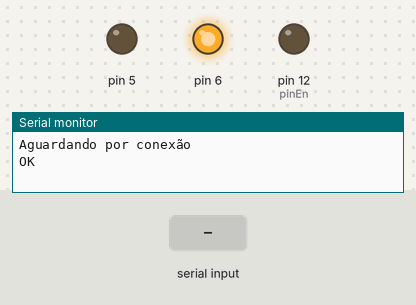
The sketch below on a simulated Arduino Uno, built with avr-gcc and run on an emulated ATmega328P. Shown: output pins drawn as LEDs (lit = HIGH), the last lines printed to the serial monitor. Inputs (shaded band) come from the test bench. The modem accepts every AT command (registered, SIM ready, sends succeed) and sends nothing else; pins used as bus, display or sensor lines are not drawn.

Above: at 6.4 s.
6.5 s: "comd:\n" received over the second serial link
At 8.0 s:
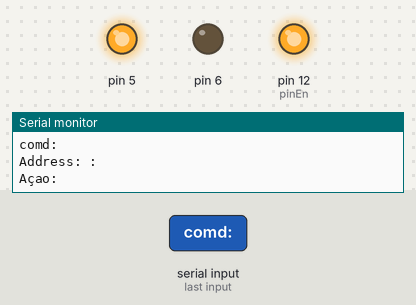
At 11.4 s:
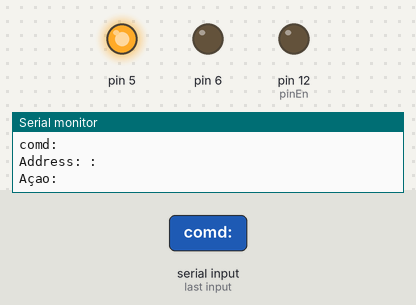
Timing chart, 0 to 12.9 s (numbered marks = the images above; inputs shaded):
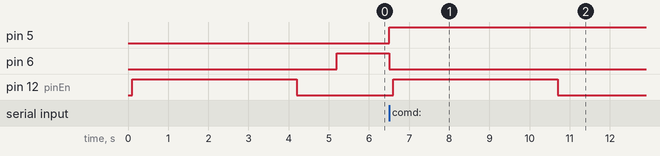

The sketch:

Bluetooth-Multiple-Slave.ino
```cpp
/**
 * Código desenvolvido para realizar o comando de dispositivos Bluetooth através de um dispositivo Bluetooth central
 * autor Jó Sales
 */

#include<SoftwareSerial.h>//Inclui a biblioteca SoftwareSerial.

boolean flag = HIGH;
int pinEn = 12;
int btPower = 9;
String str = "";
SoftwareSerial mySerial(10, 11);//Cria uma comunicação serial nos pinos 10 e 11.
String address = "";
String acao = "";

void setup(){
  Serial.begin(115200);//Inicia a comunicação Serial.
  pinMode(pinEn, OUTPUT);
  pinMode(btPower, OUTPUT);
  pinMode(5,OUTPUT);
  pinMode(6,OUTPUT);
  putInSlaveMode();//Chama a função putInSlaveMode
  Serial.println("Aguardando por conexão");
 }

void loop(){//Rotina que irá ficar repetindo
  str = "";
  //A variável flag iniciará como HIGH
  if(flag == HIGH){
    digitalWrite(5,LOW);
    digitalWrite(6,HIGH);
    if(mySerial.available()){//Verifica se há dados vindo pela serial criada
      while(mySerial.available()){//Enquanto estiver dados vindo pela serial criada
        str += (char)mySerial.read();//Recebe os dados e concatena na string str
      }
      Serial.println(str);
    }
    if(Serial.available()){
      delay(10);
      mySerial.write(Serial.read());
    }
    if(str.startsWith("comd:")){//Verifica se o dado recebido inicia com "comd:"
      //Divide a string em duas substring
      address = str.substring(5,str.length()-2);
      acao = str.substring(str.length()-1);
      Serial.print("Address: ");Serial.println(address);
      Serial.print("Açao: ");Serial.println(acao);
      flag = !flag;//Inverte o valor de flag
    }
  }
  //Agora flag esteja com valor LOW
  else{
    digitalWrite(5,HIGH);
    digitalWrite(6,LOW);
    //Chama função comandaDevide passando duas strings
    comandaDevice(address,acao);
    delay(500);
  }
}

void comandaDevice(String address,String acao){
  //Função responsável por se conectar ao dispositivo em específico e comandá-lo
  putInMasterMode();//Configura HC-05 como mestre
  mySerial.print("AT+CMODE=1\r\n");
  delay(500);
  String aux = "AT+BIND=" + address + "\r\n";
  mySerial.print(aux);
  Serial.print(aux);
  waitForResponse();
  mySerial.print("AT+INIT\r\n");
  Serial.println("AT+INIT\r\n");
  waitForResponse();
  mySerial.print("AT+INQ\r\n");
  Serial.println("AT+INQ\r\n");
  waitForResponse();
  aux = "AT+LINK=" + address + "\r\n";
  mySerial.print(aux);
  Serial.println(aux);
  waitForResponse();
  acao += "\r\n";
  mySerial.print(acao);
  waitForResponse();
  digitalWrite(btPower, LOW);
  digitalWrite(pinEn, LOW);
  delay(100);
  digitalWrite(pinEn, HIGH);
  delay(100);
  digitalWrite(btPower, HIGH);
  Serial.println("Desconectando");
  delay(1000);
  putInSlaveMode();//Configura o HC-05 como escravo
  flag = !flag;//Inverte o valor da variável flag
}

void putInATCommands(){//Configura o módulo para receber comandos AT.
  digitalWrite(btPower,LOW);
  digitalWrite(pinEn,LOW);
  delay(100);
  digitalWrite(pinEn,HIGH);
  delay(100);
  digitalWrite(btPower,HIGH);
  delay(500);
  mySerial.begin(38400);
  delay(3000);
}

void putInMasterMode(){//Configura módulo como mestre.
  putInATCommands();
  mySerial.write("AT+ROLE=1\r\n");
  delay(500);
  mySerial.write("AT+CMODE=0\r\n");
  digitalWrite(pinEn,LOW);
  digitalWrite(btPower,LOW);
  delay(500);
  digitalWrite(btPower,HIGH);
  delay(500);
}

void putInSlaveMode(){//Configura o comando como escravo.
  putInATCommands();
  mySerial.write("AT+ROLE=0\r\n");
  delay(500);
  digitalWrite(pinEn,LOW);
  digitalWrite(btPower,LOW);
  delay(500);
  digitalWrite(btPower,HIGH);
  delay(500);
}

void waitForResponse(){//Aguarda pela resposta do módulo
  delay(1000);
  while (mySerial.available()) {
    Serial.write(mySerial.read());
  }
  Serial.write("\n");
}
```

Measured:
- after the input at 6.5 s, pin 5: LOW → HIGH at once; pin 6: HIGH → LOW at once; pin 12 (pinEn): LOW → HIGH after 0.10 s, → LOW 4.1 s later
